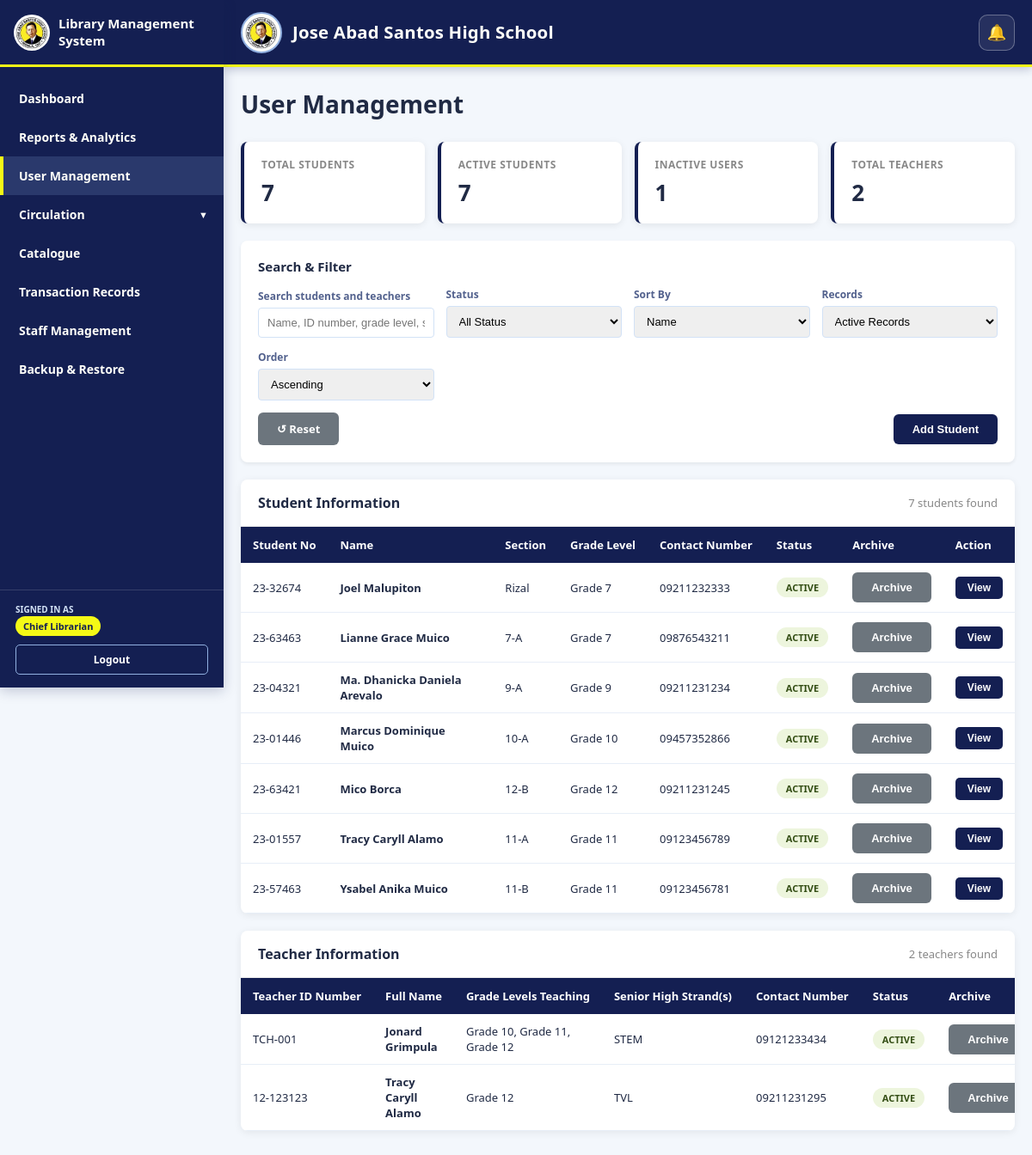
Before: /admin/student_records.php (signed in) with the older database file.
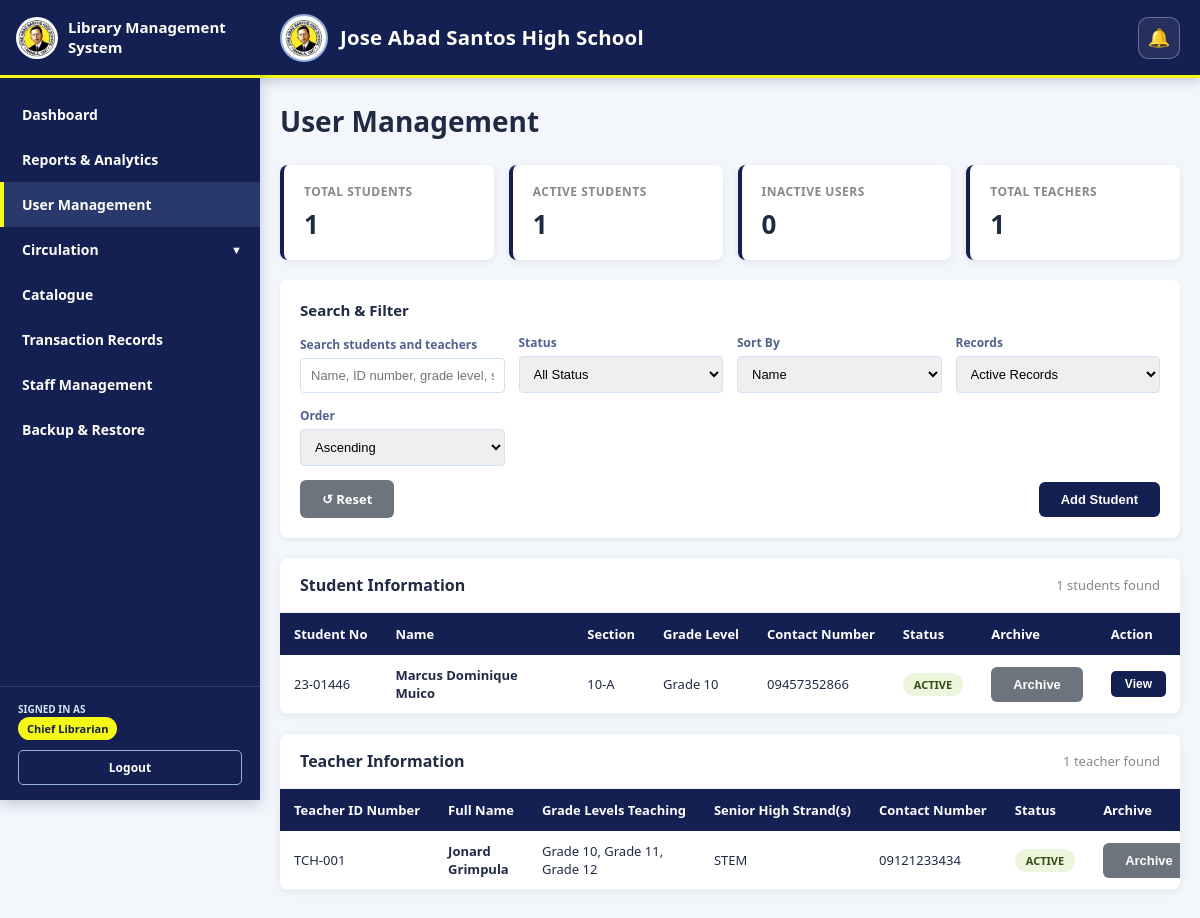
After: the same page with the newer database file.
### tables this page shows
CREATE TABLE `students` (
  `student_id` int NOT NULL,
  `student_no` varchar(50) DEFAULT NULL,
  `full_name` varchar(255) NOT NULL,
  `student_group` varchar(100) DEFAULT NULL,
  `department` varchar(150) DEFAULT NULL,
  `year_level` varchar(50) DEFAULT NULL,
  `contact_number` varchar(20) DEFAULT NULL,
  `card_valid_until` date DEFAULT NULL,
  `email` varchar(255) DEFAULT NULL,
  `qr_code` varchar(255) NOT NULL,
  `password` varchar(255) NOT NULL,
  `status` enum('active','inactive') NOT NULL DEFAULT 'active',
  `is_archived` tinyint(1) NOT NULL DEFAULT '0',
  `archived_at` datetime DEFAULT NULL,
  `archived_by` int DEFAULT NULL,
  `created_at` timestamp NOT NULL DEFAULT CURRENT_TIMESTAMP,
  `updated_at` timestamp NOT NULL DEFAULT CURRENT_TIMESTAMP ON UPDATE CURRENT_TIMESTAMP
);

CREATE TABLE `teachers` (
  `teacher_id` int NOT NULL,
  `teacher_no` varchar(100) DEFAULT NULL,
  `full_name` varchar(255) DEFAULT NULL,
  `teaching_grades` text,
  `teaching_strands` text,
  `contact_number` varchar(20) DEFAULT NULL,
  `email` varchar(255) DEFAULT NULL,
  `password` varchar(255) NOT NULL DEFAULT '',
  `qr_code` varchar(255) DEFAULT NULL,
  `status` enum('active','inactive') NOT NULL DEFAULT 'active',
  `is_archived` tinyint(1) NOT NULL DEFAULT '0',
  `archived_at` datetime DEFAULT NULL,
  `archived_by` int DEFAULT NULL,
  `id_number` varchar(100) DEFAULT NULL,
  `grades` text,
  `strands` text,
  `created_at` timestamp NULL DEFAULT CURRENT_TIMESTAMP,
  `updated_at` timestamp NOT NULL DEFAULT CURRENT_TIMESTAMP ON UPDATE CURRENT_TIMESTAMP
);

### admin/student_records.php (the view, shortened to what the rows shown need)
<?php
require_once __DIR__ . '/../db.php';
$conn->query("CREATE TABLE IF NOT EXISTS teachers (
    teacher_id INT NOT NULL AUTO_INCREMENT,
    teacher_no VARCHAR(100) NOT NULL,
    full_name VARCHAR(255) NOT NULL,
    teaching_grades TEXT NOT NULL,
    teaching_strands TEXT NULL,
    contact_number VARCHAR(20) NULL,
    email VARCHAR(255) NOT NULL,
    password VARCHAR(255) NOT NULL,
    qr_code VARCHAR(255) NULL,
    status ENUM('active','inactive') NOT NULL DEFAULT 'active',
    is_archived TINYINT(1) NOT NULL DEFAULT 0,
    archived_at DATETIME NULL,
    archived_by INT NULL,
    created_at TIMESTAMP NOT NULL DEFAULT CURRENT_TIMESTAMP,
    updated_at TIMESTAMP NOT NULL DEFAULT CURRENT_TIMESTAMP ON UPDATE CURRENT_TIMESTAMP,
    PRIMARY KEY (teacher_id),
    UNIQUE KEY uq_teachers_teacher_no (teacher_no),
    UNIQUE KEY uq_teachers_email (email)
) ENGINE=InnoDB DEFAULT CHARSET=utf8mb4 COLLATE=utf8mb4_unicode_ci");
$conn->query("UPDATE teachers SET teacher_no = COALESCE(NULLIF(teacher_no, ''), id_number), teaching_grades = COALESCE(NULLIF(teaching_grades, ''), grades), teaching_strands = COALESCE(NULLIF(teaching_strands, ''), strands)");
$page          = isset($_GET['page']) ? max(1, intval($_GET['page'])) : 1;
$per_page      = 20;
$offset        = ($page - 1) * $per_page;
$search_rec    = $_GET['search']  ?? '';
$archive_filter = $_GET['archive_filter'] ?? 'active';
$sort_by       = $_GET['sort']    ?? 'full_name';
$sort_order    = $_GET['order']   ?? 'ASC';
$where = "WHERE 1=1";
if ($archive_filter === 'active') $where .= " AND s.is_archived = 0";
elseif ($archive_filter === 'archived') $where .= " AND s.is_archived = 1";
$qry = "SELECT
            s.student_id, s.student_no, s.full_name, s.student_group, s.department,
            s.year_level, s.contact_number, s.card_valid_until, s.email, s.qr_code,
            s.status, s.is_archived, s.archived_at, s.created_at, s.updated_at,
            COUNT(t.transaction_id)                                    AS total_borrows,
            SUM(CASE WHEN t.status = 'borrowed' THEN 1 ELSE 0 END)    AS currently_borrowed
        FROM students s
        LEFT JOIN transactions t ON s.student_id = t.student_id
        $where
        GROUP BY s.student_id, s.student_no, s.full_name, s.student_group, s.department,
                 s.year_level, s.contact_number, s.card_valid_until, s.email, s.qr_code,
                 s.status, s.is_archived, s.archived_at, s.created_at, s.updated_at
        ORDER BY $sort_by $sort_order
        LIMIT $offset, $per_page";
$students_paginated = [];
$res = $conn->query($qry);
if ($res) {
    while ($row = $res->fetch_assoc()) $students_paginated[] = $row;
}
$teacher_where = 'WHERE 1=1';
if ($archive_filter === 'active') $teacher_where .= ' AND COALESCE(t.is_archived,0) = 0';
elseif ($archive_filter === 'archived') $teacher_where .= ' AND COALESCE(t.is_archived,0) = 1';
$teachers = [];
$teacher_result = $conn->query("SELECT teacher_id, teacher_no, full_name, teaching_grades, teaching_strands, contact_number, email, qr_code, status, is_archived, created_at FROM teachers t $teacher_where ORDER BY t.full_name ASC");
if ($teacher_result) {
    while ($row = $teacher_result->fetch_assoc()) $teachers[] = $row;
}
?>
<!DOCTYPE html>
<html lang="en">
<head>
</head>
<body>
    <?php include __DIR__ . '/../header.php'; ?>
    <div class="container">
        <div class="page-header">
            <h1>User Management</h1>
        </div>
        <div class="table-section">
            <?php if (empty($students_paginated)): ?>
                <div class="no-data">
                    No student records found.
                    <?php echo !empty($search_rec) ? 'Try adjusting your search.' : 'No students registered yet.'; ?>
                </div>
            <?php else: ?>
                <div class="table-responsive">
                    <table class="student-compact-table">
                        <thead>
                            <tr>
                                <th>Student No</th>
                                <th>Name</th>
                                <th>Section</th>
                                <th>Grade Level</th>
                                <th>Contact Number</th>
                                <th>Status</th>
                                <th>Archive</th>
                                <th>Action</th>
                            </tr>
                        </thead>
                        <tbody>
                            <?php foreach ($students_paginated as $student): ?>
                                <tr>
                                    <td><?php echo htmlspecialchars($student['student_no'] ?: 'N/A'); ?></td>
                                    <td><strong><?php echo htmlspecialchars($student['full_name']); ?></strong></td>
                                    <td><?php echo htmlspecialchars($student['student_group'] ?: 'N/A'); ?></td>
                                    <td><?php echo htmlspecialchars($student['year_level'] ?: 'N/A'); ?></td>
                                    <td><?php echo htmlspecialchars($student['contact_number'] ?: 'N/A'); ?></td>
                                    <td>
                                        <span class="badge badge-<?php echo $student['status']; ?>">
                                            <?php echo htmlspecialchars($student['status']); ?>
                                        </span>
                                    </td>
                                    <td>
                                        <?php if ((int)$student['is_archived'] === 1): ?>
                                            <form method="POST" data-confirm-title="Restore Student" data-confirm-message="Restore this archived student record? Their borrowing history will remain intact." data-confirm-text="Restore Student">
                                                <?php echo csrfField(); ?>
                                                <input type="hidden" name="action" value="restore_student">
                                                <input type="hidden" name="student_id" value="<?php echo (int)$student['student_id']; ?>">
                                                <button type="submit" class="btn btn-primary">Restore</button>
                                            </form>
                                        <?php elseif ((int)($student['currently_borrowed'] ?? 0) === 0): ?>
                                            <form method="POST" data-confirm-title="Archive Student" data-confirm-message="Archive this student record? Their borrowing history will be preserved and the account will no longer be available for normal student access." data-confirm-text="Archive Student" data-confirm-danger="1">
                                                <button type="submit" class="btn btn-reset">Archive</button>
                                            </form>
                                        <?php else: ?>
                                            <span class="muted">Return book first</span>
                                        <?php endif; ?>
                                    </td>
                                    <td>
                                        <button class="btn-view"
                                                onclick="openStudentModal(<?php echo (int)$student['student_id']; ?>)">
                                            View
                                        </button>
                                    </td>
                                </tr>
                            <?php endforeach; ?>
                        </tbody>
                    </table>
                </div>
            <?php endif; ?>
        </div>
        <div class="table-section">
            <?php if (empty($teachers)): ?>
                <div class="no-data">No teacher records found<?php echo !empty($search_rec) ? '. Try adjusting your search.' : '.'; ?></div>
            <?php else: ?>
                <div class="table-responsive">
                    <table class="teacher-compact-table">
                        <thead><tr><th>Teacher ID Number</th><th>Full Name</th><th>Grade Levels Teaching</th><th>Senior High Strand(s)</th><th>Contact Number</th><th>Status</th><th>Archive</th><th>Date Added</th><th>Action</th></tr></thead>
                        <tbody>
                            <?php foreach ($teachers as $teacher): ?>
                                <tr>
                                    <td><?php echo htmlspecialchars($teacher['teacher_no']); ?></td>
                                    <td><strong><?php echo htmlspecialchars($teacher['full_name']); ?></strong></td>
                                    <td><?php echo htmlspecialchars(implode(', ', (array)json_decode($teacher['teaching_grades'], true))); ?></td>
                                    <td><?php echo htmlspecialchars(implode(', ', (array)json_decode($teacher['teaching_strands'] ?: '[]', true)) ?: 'N/A'); ?></td>
                                    <td><?php echo htmlspecialchars($teacher['contact_number'] ?: 'N/A'); ?></td>
                                    <td><span class="badge badge-<?php echo htmlspecialchars($teacher['status']); ?>"><?php echo htmlspecialchars($teacher['status']); ?></span></td>
                                    <td>
                                        <form method="POST" data-confirm-title="<?php echo (int)$teacher['is_archived'] === 1 ? 'Restore Teacher' : 'Archive Teacher'; ?>" data-confirm-message="<?php echo (int)$teacher['is_archived'] === 1 ? 'Restore this teacher record?' : 'Archive this teacher record?'; ?>" data-confirm-text="<?php echo (int)$teacher['is_archived'] === 1 ? 'Restore Teacher' : 'Archive Teacher'; ?>" data-confirm-danger="<?php echo (int)$teacher['is_archived'] === 1 ? '0' : '1'; ?>">
                                            <button type="submit" class="btn <?php echo (int)$teacher['is_archived'] === 1 ? 'btn-primary' : 'btn-reset'; ?>"><?php echo (int)$teacher['is_archived'] === 1 ? 'Restore' : 'Archive'; ?></button>
                                        </form>
                                    </td>
                                </tr>
                            <?php endforeach; ?>
                        </tbody>
                    </table>
                </div>
            <?php endif; ?>
        </div>
    </div>
</body>
</html>

Changed rows visible on the page:
removed students: student_no "23-32674", full_name "Joel Malupiton", student_group "Rizal", year_level "Grade 7", contact_number "09211232333", status "ACTIVE"
removed students: student_no "23-63463", full_name "Lianne Grace Muico", student_group "7-A", year_level "Grade 7", contact_number "09876543211", status "ACTIVE"
removed students: student_no "23-04321", full_name "Ma. Dhanicka Daniela Arevalo", student_group "9-A", year_level "Grade 9", contact_number "09211231234", status "ACTIVE"
removed students: student_no "23-63421", full_name "Mico Borca", student_group "12-B", year_level "Grade 12", contact_number "09211231245", status "ACTIVE"
removed students: student_no "23-01557", full_name "Tracy Caryll Alamo", student_group "11-A", year_level "Grade 11", contact_number "09123456789", status "ACTIVE"
removed students: student_no "23-57463", full_name "Ysabel Anika Muico", student_group "11-B", year_level "Grade 11", contact_number "09123456781", status "ACTIVE"
removed teachers: teacher_no "12-123123", full_name "Tracy Caryll Alamo", teaching_grades "Grade 12", teaching_strands "TVL", contact_number "09211231295", status "ACTIVE", is_archived "Archive"
Other visible differences:
$total_students: "7" → "1"
$ar ? $ar->fetch_assoc()['c'] : 0: "7" → "1"
$ir ? $ir->fetch_assoc()['c'] : 0: "1" → "0"
$total_teachers: "2" → "1"
text no longer shown: "s"
